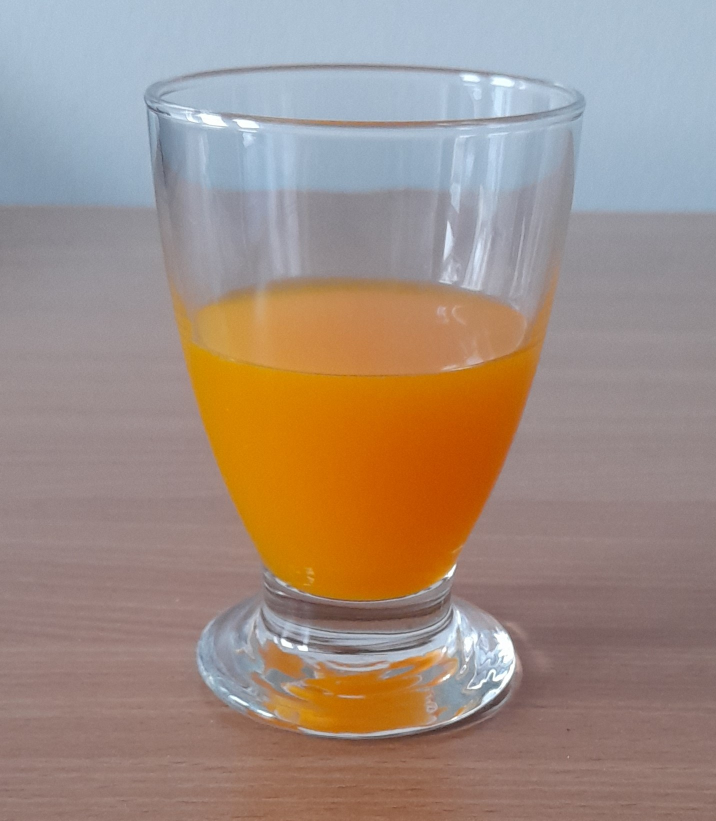
#> input picture 20.04.2023/20230414_154740.jpg, 1432 x 1641 px, found by its file name (shown at 1/2 size)
$ python volproprtion.py
#> lines starting #> are read from the running program, lines starting #| are printed output that depends on the picture
import cv2
import numpy as np

# Load the image and crop to the region of interest
img = cv2.imread('C:/Users/rajas/OneDrive/Desktop/ScaDS/20230414_154740.jpg')
#> img is the input picture: shape (1641, 1432, 3); mean B, G, R 130.6, 141.7, 160.7

# Define the desired output size
new_width = 640
new_height = 640

# Resize the image
img = cv2.resize(img, (new_width, new_height), interpolation=cv2.INTER_AREA)
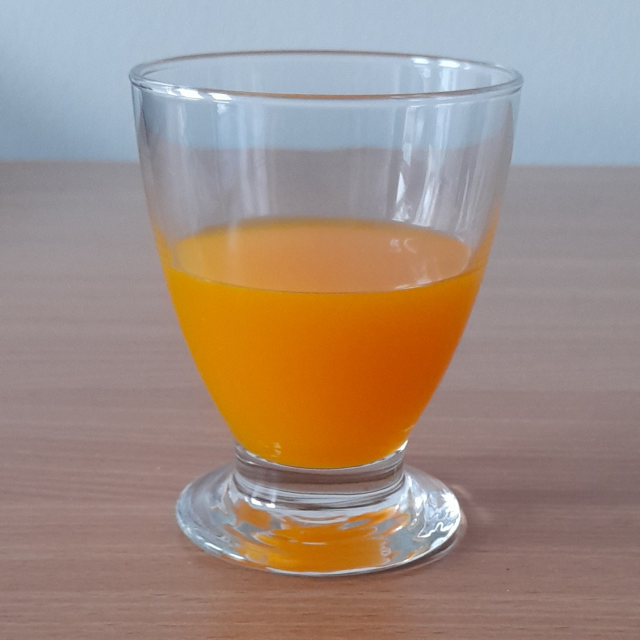
#> img: shape (640, 640, 3); mean B, G, R 130.6, 141.7, 160.7

cv2.imshow('LIQUID', img)

#> (the run stopped early here; a loop or call above may not have finished)
